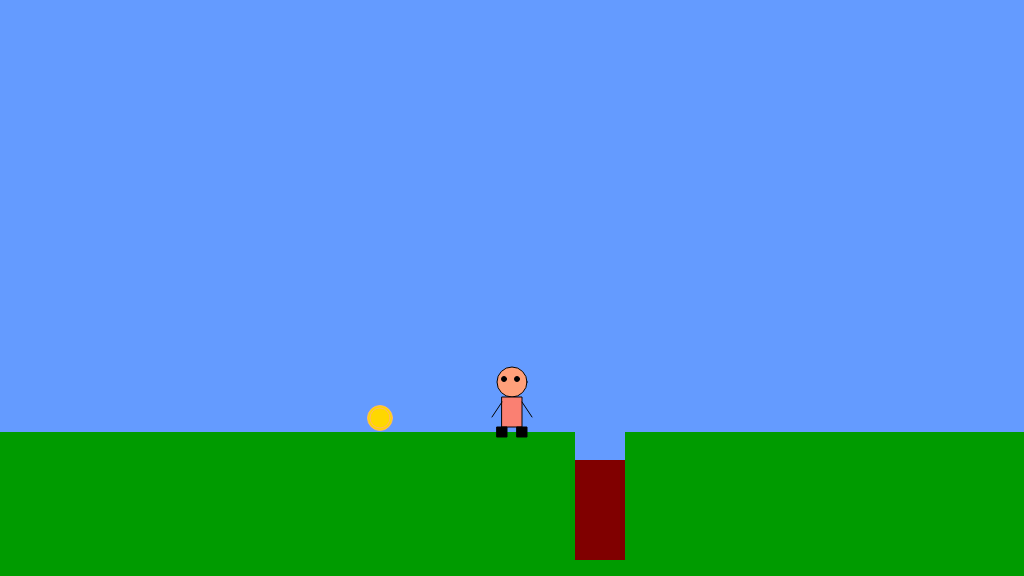
Frame 1 (no input)
Frame 60 (no input): identical to frame 1, image omitted
Frame 120 (the mouse pressed at the canvas centre since frame 60): identical to frame 1, image omitted

The p5.js sketch that drew this single still picture (run headless with seeded random() and noise() and a simulated clock; from frame 60 on, the mouse is pressed at the canvas centre):

// p5.js sketch
// ── sketch.js
/*

The Game Project

Week 3

Game interaction

*/


var gameChar_x;
var gameChar_y;
var floorPos_y;

var isLeft;
var isRight;
var isPlummeting;
var isFalling;


var collectable;
var canyon;

function setup()
{
	createCanvas(1024, 576);
	floorPos_y = height * 3/4;
	gameChar_x = width/2;
	gameChar_y = floorPos_y;

	isLeft = false;
	isRight = false;
	isPlummeting = false;
	isFalling = false;

	// [✔] Add a property `isFound` to the object and initialise it to `false`.
	collectable = {
        x_pos: 380, 
        y_pos: 418, 
		size: 20, 
		isFound: false
	};
	
	canyon = {
		x: 575, 
		y: 460,
		w: 50, 
		h: 100
    }
}

function draw()
{

	///////////DRAWING CODE//////////

	background(100,155,255); //fill the sky blue


	noStroke();
	fill(0,155,0);
	rect(0, floorPos_y, width, height - floorPos_y); //draw some green ground

	//draw the canyon
		noStroke();
		fill(100,155,255);
		rect(canyon.x, floorPos_y, canyon.w, canyon.h - 20);
		fill(128, 0, 0);
		rect(canyon.x, canyon.y, canyon.w, canyon.h);	
	// [✔] Write a conditional statement within `draw` to detect when the character is over the canyon. HINT: use gameChar_x and the > and < operators.		
    if (gameChar_x - 10 > canyon.x && gameChar_x - 10 < canyon.x + canyon.w) {
		// [✔] When the condition is met set `isPlummeting` to `true`.
		isPlummeting = true;
		}
	// [✔] When the condition is met set `isPlummeting` to `true`.
	if (isPlummeting == true) {
		// [✔] When this condition is met increment `gameChar_y` so that the game character falls quickly.
		gameChar_y += 10;
	}

	if (gameChar_y >= floorPos_y) {
		isPlummeting = false;
	}






	// [✔] Copy and paste the collectable item code from part 2b.
	// Add a property `isFound` to the object and initialise it to `false`.
	//collectable
	
	// [✔] Write a conditional statement so that the collectable item is only drawn when `isFound` is `false`.
	if (collectable.isFound == false) {
		//make sure that the collectable item appears in front of everything but the game character
		fill(255, 215, 0, 80);
		ellipse(collectable.x_pos, collectable.y_pos, collectable.size, collectable.size);
		fill(255, 215, 0);
		stroke(255, 183, 107);
		ellipse(collectable.x_pos, collectable.y_pos, collectable.size + 5, collectable.size + 5);
		noFill();
		ellipse(collectable.x_pos, collectable.y_pos, collectable.size, collectable.size);
	}
	// [✔] Write an `if` statement in `draw` with a condition that is `true` when the character is in range of the item.
	// [✔] When the condition is `true`, set the value of `isFound` in the `collectable` to `true`.
	
	if(dist(gameChar_x, gameChar_y, collectable.x_pos, collectable.y_pos) < collectable.size + 15) {
		collectable.isFound = true;
	}

	//the game character
	if(isLeft && isFalling)
	{

		// add your jumping-left code

		stroke(2);
		//right eye
		ellipse(gameChar_x - 14, gameChar_y - 53, 5, 5);
		//right foot
		rect(gameChar_x - 5, gameChar_y - 20, 10, 10);
		//skin tone head
		fill(255, 160, 122);
		ellipse(gameChar_x, gameChar_y - 50, 30);
		//salmon pink body
		fill(250, 128, 114);
		rect(gameChar_x - 10, gameChar_y - 35, 20, 20);
		//left foot
		fill(0);
		rect(gameChar_x + 3, gameChar_y - 18, 10, 10);
		//left eye    
		ellipse(gameChar_x - 10, gameChar_y - 53, 5, 5);
		//left hand
		stroke(2);
		line(gameChar_x, gameChar_y - 30, gameChar_x - 3, gameChar_y - 50);
	}
	else if(isRight && isFalling)
	{
		// add your jumping-right code

		stroke(2);
		//right eye
		ellipse(gameChar_x + 14, gameChar_y - 53, 5, 5);
		//right foot
		rect(gameChar_x - 6, gameChar_y - 20, 10, 10);
		//skin tone head
		fill(255, 160, 122);
		ellipse(gameChar_x, gameChar_y - 50, 30);
		//salmon pink body
		fill(250, 128, 114);
		rect(gameChar_x - 10, gameChar_y - 35, 20, 20);
		//left foot
		fill(0);
		rect(gameChar_x - 13, gameChar_y - 18, 10, 10);
		//left eye    
		ellipse(gameChar_x + 10, gameChar_y - 53, 5, 5);
		//left hand
		stroke(2);
		line(gameChar_x, gameChar_y - 30, gameChar_x + 3, gameChar_y - 50);
	}
	else if(isLeft)
	{
		// add your walking left code

		stroke(2);
		fill(0);
		//right eye
		ellipse(gameChar_x - 14, gameChar_y - 53, 5, 5);
		//right foot
		rect(gameChar_x - 8, gameChar_y - 10, 10, 10);
		//skin tone head
		fill(255, 160, 122);
		ellipse(gameChar_x, gameChar_y - 50, 30);
		//salmon pink body
		fill(250, 128, 114);
		rect(gameChar_x - 10, gameChar_y - 35, 20, 30);
		//left foot
		fill(0);
		rect(gameChar_x, gameChar_y - 8, 10, 10);
		//left eye    
		ellipse(gameChar_x - 10, gameChar_y - 53, 5, 5);
		//left hand
		stroke(2);
		line(gameChar_x, gameChar_y - 30, gameChar_x - 3, gameChar_y - 15);
	}
	else if(isRight)
	{
		// add your walking right code

		stroke(2);
		fill(0);
		//right eye
		ellipse(gameChar_x + 14, gameChar_y - 53, 5, 5);
		//right foot
		rect(gameChar_x -3, gameChar_y - 10, 10, 10);
		//skin tone head
		fill(255, 160, 122);
		ellipse(gameChar_x, gameChar_y - 50, 30);
		//salmon pink body
		fill(250, 128, 114);
		rect(gameChar_x - 10, gameChar_y - 35, 20, 30);
		//left foot
		fill(0);
		rect(gameChar_x - 10, gameChar_y - 8, 10, 10);
		//left eye    
		ellipse(gameChar_x + 10, gameChar_y - 53, 5, 5);
		//left hand
		stroke(2);
		line(gameChar_x, gameChar_y - 30, gameChar_x + 3, gameChar_y - 15);
	}
	else if(isFalling || isPlummeting)
	{
		// add your jumping facing forwards code

		stroke(2);
		fill(0);
		//skin tone head
		fill(255, 160, 122);
		ellipse(gameChar_x, gameChar_y - 50, 30);
		//feet
		fill(0);
		rect(gameChar_x - 15, gameChar_y - 20, 10, 10);
		rect(gameChar_x + 5, gameChar_y - 20, 10, 10);
		//salmon pink body
		fill(250, 128, 114);
		rect(gameChar_x - 10, gameChar_y - 35, 20, 20);
		//eyes
		fill(0);
		ellipse(gameChar_x - 8, gameChar_y - 53, 5, 5);
		ellipse(gameChar_x + 5, gameChar_y - 53, 5, 5);
		//hands
		stroke(2);
		line(gameChar_x - 10, gameChar_y - 30, gameChar_x - 20, gameChar_y - 50);
		line(gameChar_x + 10, gameChar_y - 30, gameChar_x + 20, gameChar_y - 50);
	}
	else
	{
		// add your standing front facing code

		stroke(2);
		fill(0);
		//skin tone head
		fill(255, 160, 122);
		ellipse(gameChar_x, gameChar_y - 50, 30);
		//salmon pink body
		fill(250, 128, 114);
		rect(gameChar_x - 10, gameChar_y - 35, 20, 30);
		//feet
		fill(0);
		rect(gameChar_x - 15, gameChar_y - 5, 10, 10);
		rect(gameChar_x + 5, gameChar_y - 5, 10, 10);
		//eyes
		ellipse(gameChar_x - 8, gameChar_y - 53, 5, 5);
		ellipse(gameChar_x + 5, gameChar_y - 53, 5, 5);
		//hands
		stroke(2);
		line(gameChar_x - 10, gameChar_y - 30, gameChar_x - 20, gameChar_y - 15);
		line(gameChar_x + 10, gameChar_y - 30, gameChar_x + 20, gameChar_y - 15);
	}

	///////////INTERACTION CODE//////////
	//Put conditional statements to move the game character below here

	if (isLeft == true) {
		gameChar_x -= 5;
	}

	if(isRight == true) {
		gameChar_x += 5;
	}


}


function keyPressed()
{
	// if statements to control the animation of the character when
	// keys are pressed.

	//open up the console to see how these work
	// console.log("keyPressed: " + key);
	// console.log("keyPressed: " + keyCode);

	if (keyCode == 37) {
		isLeft = true;
		console.log("isLeft: " + isLeft);
		console.log("turn left");
	} else if (keyCode == 39) {
		isRight = true;
		console.log("isRight: " + isRight);
		console.log("turn right");
	}

	if (keyCode == 32) {
		if (gameChar_y < floorPos_y && gameChar_y > floorPos_y + 100){
			console.log("space");
			gameChar_y -= 100;
		}
		
		// how to stop it at the top ??

	}

	// if (gameChar_y < floorPos_y) {
	// 	gameChar_y += 100;
	// 	isFalling = true;
	// } else {
	// 	isFalling = false;
	// }

}

function keyReleased()
{
	// if statements to control the animation of the character when
	// keys are released.

	// console.log("keyReleased: " + key);
	// console.log("keyReleased: " + keyCode);

	if (keyCode == 37) {
		isLeft = false;
		console.log("isLeft: " + isLeft);
	} else if (keyCode == 39) {
		isRight = false;
		console.log("isRight: " + isRight);
	}
}
